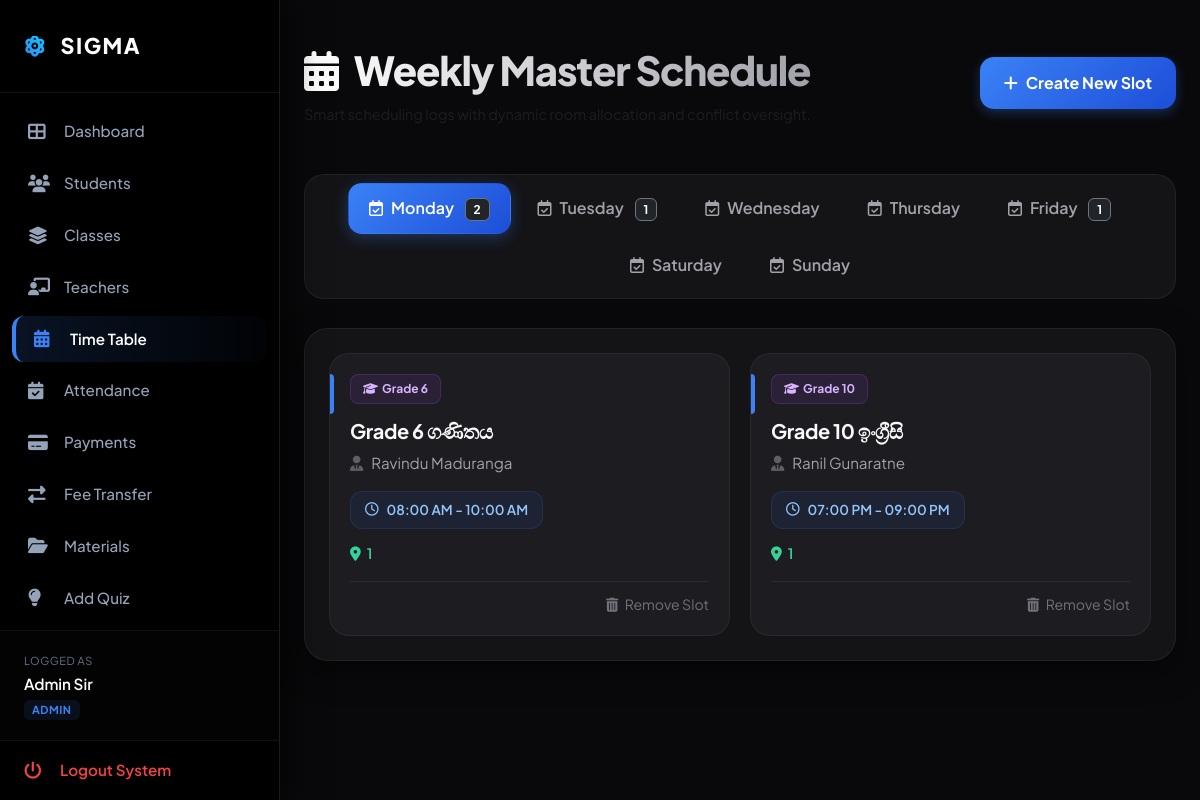
/timetable.php (signed in), run on the app's committed database.
### tables this page shows
CREATE TABLE `class_timetable` (
  `id` int(11) NOT NULL,
  `class_id` int(11) NOT NULL,
  `grade` varchar(50) NOT NULL,
  `day_of_week` varchar(20) NOT NULL,
  `start_time` time NOT NULL,
  `end_time` time NOT NULL,
  `hall_name` varchar(100) DEFAULT NULL,
  `zoom_link` text DEFAULT NULL,
  `created_at` timestamp NOT NULL DEFAULT current_timestamp()
);

CREATE TABLE `classes` (
  `id` int(11) NOT NULL,
  `subject` varchar(100) DEFAULT NULL,
  `teacher_id` int(11) DEFAULT NULL,
  `monthly_fee` decimal(10,2) DEFAULT 1000.00
);

CREATE TABLE `teachers` (
  `id` int(11) NOT NULL,
  `id_num` varchar(20) NOT NULL,
  `name` varchar(100) NOT NULL,
  `phone` varchar(20) DEFAULT NULL,
  `email` varchar(100) DEFAULT NULL,
  `subject` varchar(100) NOT NULL
);

### timetable.php (the view, shortened to what this page needs)
<?php
include "db.php";
$days = ["Monday", "Tuesday", "Wednesday", "Thursday", "Friday", "Saturday", "Sunday"];
$current_day_name = date("l");
$timetable = [];
$tt = mysqli_query($conn, "
    SELECT tt.id, tt.class_id, tt.grade AS specific_grade, tt.day_of_week, tt.start_time, tt.end_time, tt.hall_name, tt.zoom_link, c.subject, t.name AS teacher
    FROM class_timetable tt
    JOIN classes c ON tt.class_id = c.id
    LEFT JOIN teachers t ON c.teacher_id = t.id
    ORDER BY tt.start_time ASC
");
if($tt) {
    while($row = mysqli_fetch_assoc($tt)){
        if(isset($row['day_of_week'])) {
            $timetable[$row['day_of_week']][] = $row;
        }
    }
}
?>
<!DOCTYPE html>
<html lang="en">
<head>
    <link href="https://cdn.jsdelivr.net/npm/bootstrap@5.3.3/dist/css/bootstrap.min.css" rel="stylesheet">
    <link href="https://cdnjs.cloudflare.com/ajax/libs/font-awesome/6.5.2/css/all.min.css" rel="stylesheet">
</head>
<body>
<?php
if(file_exists('sidebar.php')){
    include 'sidebar.php';
}
?>
<div class="main-content">
    <div class="container-fluid p-0">
        <div class="d-flex justify-content-between align-items-center mb-4 mb-md-5 header-section flex-wrap">
            <div>
                <div class="page-title">
                    <i class="fas fa-calendar-days me-2 me-sm-3" style="color: var(--accent-primary);"></i>Weekly Master Schedule
                </div>
                <div class="text-muted mt-1" style="font-size: 0.9rem;">Smart scheduling logs with dynamic room allocation and conflict oversight.</div>
            </div>
            <button class="btn btn-modern px-4" data-bs-toggle="modal" data-bs-target="#addModal">
                <i class="fas fa-plus me-2"></i>Create New Slot
            </button>
        </div>
        <div class="tabs-container">
            <ul class="nav nav-pills nav-pills-custom" id="pills-tab" role="tablist">
                <?php foreach($days as $day):
                    $isActive = ($day === $current_day_name) ? 'active' : '';
                ?>
                    <li class="nav-item" role="presentation">
                        <button class="nav-link <?php echo $isActive; ?>" id="pill-<?php echo $day; ?>-tab" data-bs-toggle="pill" data-bs-target="#pill-<?php echo $day; ?>" type="button" role="tab">
                            <i class="far fa-calendar-check me-2"></i><?php echo $day; ?>
                            <?php if(isset($timetable[$day])): ?>
                                <span class="badge bg-dark border border-secondary ms-2 text-white"><?php echo count($timetable[$day]); ?></span>
                            <?php endif; ?>
                        </button>
                    </li>
                <?php endforeach; ?>
            </ul>
        </div>
        <div class="tab-content custom-card p-3 p-sm-4" id="pills-tabContent">
            <?php foreach($days as $day):
                $isActive = ($day === $current_day_name) ? 'show active' : '';
            ?>
                <div class="tab-pane fade <?php echo $isActive; ?>" id="pill-<?php echo $day; ?>" role="tabpanel">
                    <?php if(isset($timetable[$day]) && count($timetable[$day]) > 0): ?>
                        <div class="classes-grid">
                            <?php foreach($timetable[$day] as $row): ?>
                                <div class="class-item">
                                    <div>
                                        <div class="grade-badge"><i class="fas fa-graduation-cap me-1"></i><?php echo htmlspecialchars($row['specific_grade']); ?></div>
                                        <div class="subject"><?php echo htmlspecialchars($row['subject']); ?></div>
                                        <div class="teacher"><i class="fas fa-user-tie opacity-50"></i><?php echo htmlspecialchars($row['teacher'] ?? 'No Teacher Assigned'); ?></div>
                                    </div>
                                    <div>
                                        <div class="time-box"><i class="far fa-clock"></i><?php echo date("h:i A", strtotime($row['start_time'])); ?> - <?php echo date("h:i A", strtotime($row['end_time'])); ?></div>
                                        <div class="hall"><i class="fas fa-location-dot opacity-70"></i><?php echo !empty($row['hall_name']) ? htmlspecialchars($row['hall_name']) : 'Virtual / External'; ?></div>
                                        <div class="action-buttons">
                                            <a href="timetable.php?delete=<?php echo $row['id']; ?>" class="btn-delete" onclick="return confirm('Are you sure you want to remove this slot?')"><i class="fas fa-trash-alt me-1"></i> Remove Slot</a>
                                        </div>
                                    </div>
                                </div>
                            <?php endforeach; ?>
                        </div>
                    <?php endif; ?>
                </div>
            <?php endforeach; ?>
        </div>
    </div>
</div>
</body>
</html>

### timetable.php (style rules this page uses)
:root { --bg-main: #09090b; --card-bg: #141417; --card-inner: #1c1c21; --accent-primary: #3b82f6; --accent-gradient: linear-gradient(135deg, #3b82f6, #1d4ed8); --text-muted: #a1a1aa; --border-color: rgba(255, 255, 255, 0.06); --sidebar-w: 280px; }
body { background-color: var(--bg-main); color: #f4f4f5; font-family: 'Plus Jakarta Sans', sans-serif; overflow-x: hidden; }
.main-content { margin-left: var(--sidebar-w); padding: 2.5rem 1.5rem; transition: all 0.3s cubic-bezier(0.4, 0, 0.2, 1); min-height: 100vh; }
.page-title { font-size: 2.5rem; font-weight: 800; letter-spacing: -0.03em; background: linear-gradient(to right, #ffffff, #a1a1aa); -webkit-background-clip: text; -webkit-text-fill-color: transparent; }
.custom-card { background: var(--card-bg); border: 1px solid var(--border-color); border-radius: 24px; box-shadow: 0 10px 30px rgba(0, 0, 0, 0.5); }
.btn-modern { background: var(--accent-gradient); color: white; border: none; height: 52px; border-radius: 14px; font-weight: 700; transition: all 0.2s ease; box-shadow: 0 4px 12px rgba(59, 130, 246, 0.3); display: inline-flex; align-items: center; justify-content: center; }
.tabs-container { overflow-x: auto; scrollbar-width: none; margin-bottom: 1.5rem; padding-bottom: 5px; }
.nav-pills-custom { background: #141417; padding: 8px; border-radius: 20px; border: 1px solid var(--border-color); gap: 6px; display: flex; flex-wrap: nowrap; width: max-content; }
@media (min-width: 992px) { .nav-pills-custom { flex-wrap: wrap; width: 100%; justify-content: center; } }
.nav-pills-custom .nav-link { color: var(--text-muted); font-weight: 600; padding: 12px 20px; border-radius: 14px; transition: all 0.2s ease; border: 1px solid transparent; white-space: nowrap; }
.nav-pills-custom .nav-link.active { background: var(--accent-gradient) !important; color: #fff !important; box-shadow: 0 4px 15px rgba(59, 130, 246, 0.3); }
.classes-grid { display: grid; grid-template-columns: repeat(auto-fill, minmax(300px, 1fr)); gap: 20px; }
.class-item { background: var(--card-inner); border: 1px solid var(--border-color); border-radius: 20px; padding: 20px; position: relative; transition: all 0.3s cubic-bezier(0.4, 0, 0.2, 1); display: flex; flex-direction: column; justify-content: space-between; }
.class-item::before { content: ''; position: absolute; top: 20px; left: 0; width: 4px; height: 40px; background: var(--accent-primary); border-top-right-radius: 4px; border-bottom-right-radius: 4px; }
.grade-badge { display: inline-block; background: rgba(168, 85, 247, 0.1); color: #d8b4fe; padding: 5px 12px; font-size: 0.75rem; font-weight: 700; border-radius: 8px; margin-bottom: 12px; border: 1px solid rgba(168, 85, 247, 0.2); width: fit-content; }
.subject { font-weight: 700; font-size: 1.25rem; color: #fafafa; letter-spacing: -0.02em; }
.teacher { color: var(--text-muted); font-size: 0.95rem; margin: 6px 0 16px 0; display: flex; align-items: center; gap: 8px; }
.time-box { display: inline-flex; align-items: center; gap: 8px; background: rgba(59, 130, 246, 0.08); color: #93c5fd; padding: 8px 14px; border-radius: 12px; font-size: 0.85rem; font-weight: 600; border: 1px solid rgba(59, 130, 246, 0.15); width: fit-content; }
.hall { margin-top: 14px; font-size: 0.9rem; color: #34d399; font-weight: 600; display: flex; align-items: center; gap: 6px; }
.action-buttons { display: flex; justify-content: flex-end; margin-top: 16px; border-top: 1px solid var(--border-color); padding-top: 12px; }
.btn-delete { color: #71717a; background: none; border: none; font-size: 0.88rem; text-decoration:none; transition: color 0.2s; }

### sidebar.php (style rules this page uses)
:root { --sidebar-w: 280px; }

### data on the page
class_timetable: grade "Grade 6", class.subject "Grade 6 ගණිතය", teachers.name "Ravindu Maduranga", start_time "08:00 AM", end_time "10:00 AM", hall_name "1"
class_timetable: grade "Grade 10", class.subject "Grade 10 ඉංග්‍රීසි", teachers.name "Ranil Gunaratne", start_time "07:00 PM", end_time "09:00 PM", hall_name "1"

### other printed values
$_SESSION['full_name'] "Admin Sir"
$role "ADMIN"
$day "Monday"
count($timetable[$day]) "2"
$day "Tuesday"
count($timetable[$day]) "1"
$day "Wednesday"
$day "Thursday"
$day "Friday"
$day "Saturday"
$day "Sunday"
